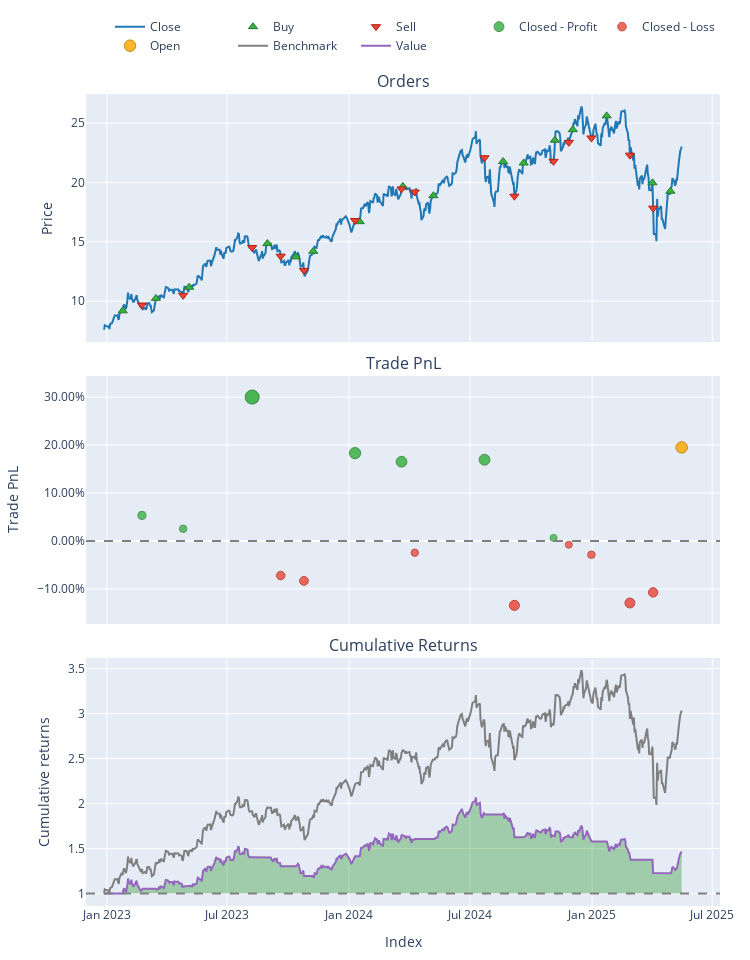
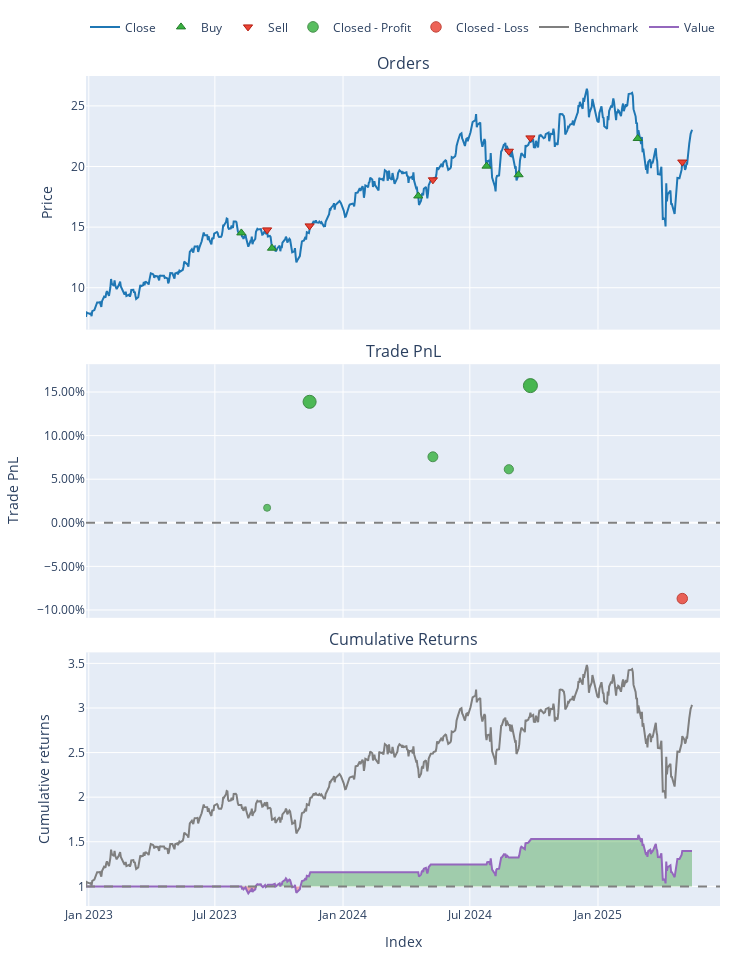
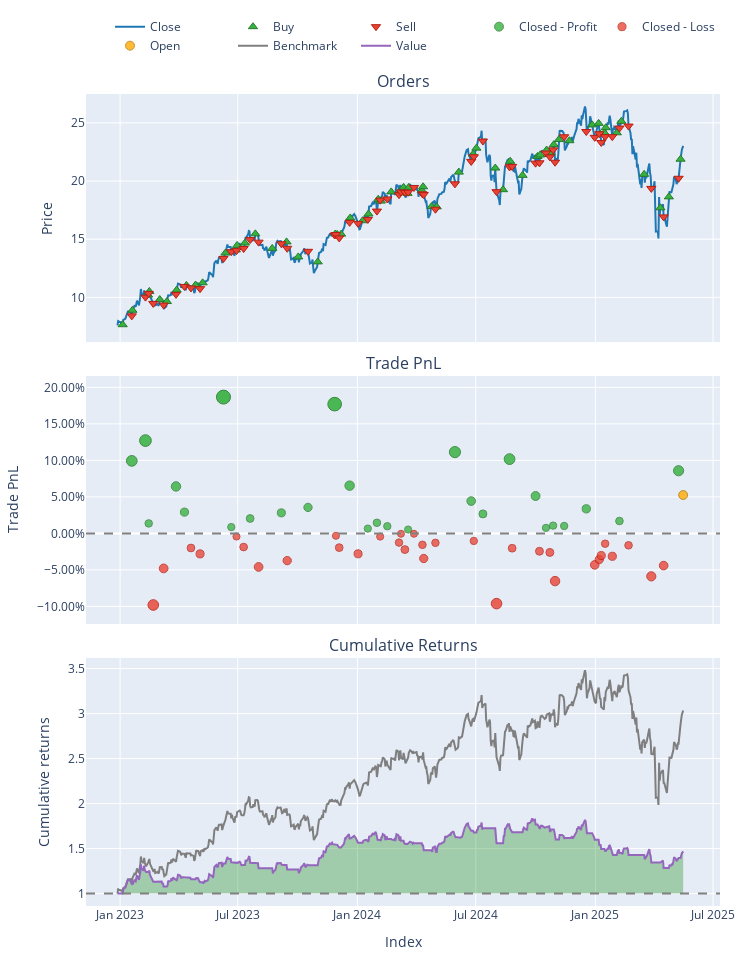
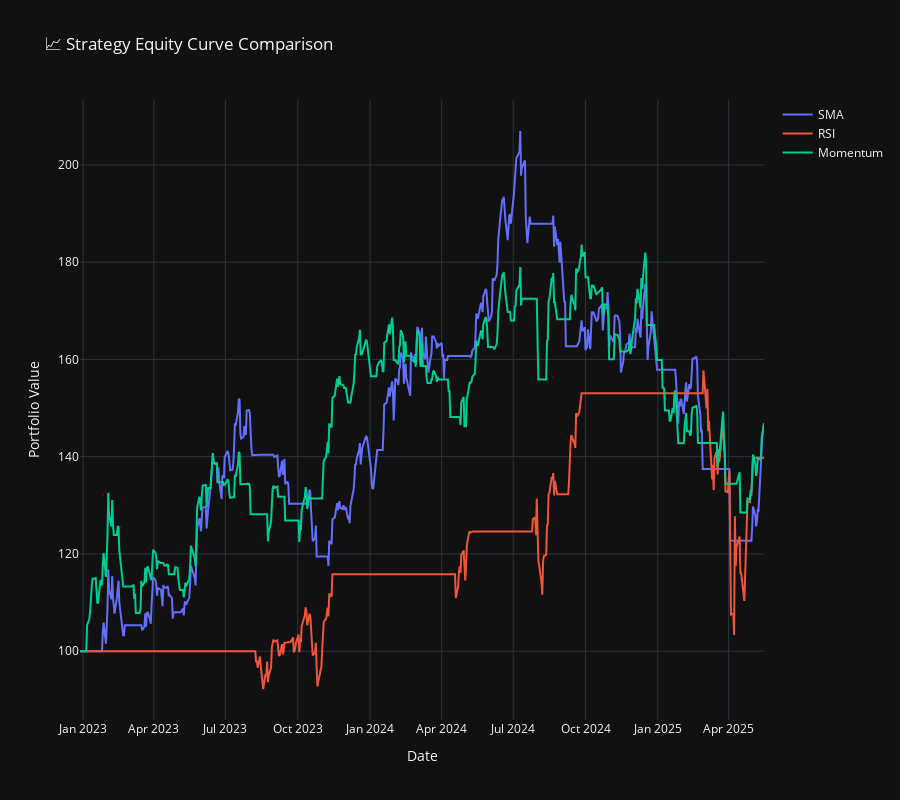

Source (notebook cell) for these figures, in order:
### Markdown cell above
# Compare and Evaluate Section

### Code cell
run_plot(  
    SMA=sma,
    RSI=rsi,
    Momentum=mom)

compare_strategies(
    SMA=sma,
    RSI=rsi,
    Momentum=mom
).show()

### Figure 1 — Plotly figure (JSON) as saved in the notebook; plotly's stock layout.template omitted (floating-point values rounded to 4 significant figures; data arrays with more than 128 entries replaced by an {"elided": "..."} marker saying what was removed)
{"data": [{"legendgroup": "0", "line": {"color": "#1f77b4"}, "name": "Close", "showlegend": true, "type": "scatter", "uid": "895ba44c-3edd-43f4-b50b-894e1e116e89", "x": {"elided": "600 str values"}, "xaxis": "x", "y": {"elided": "600 float values"}, "yaxis": "y"}, {"customdata": [[0, 10.89, 0], [2, 10.3, 0], [4, 9.67, 0], [6, 9.449, 0], [8, 9.49, 0], [10, 8.414, 0], [12, 8.465, 0], [14, 8.37, 0], [16, 8.507, 0], [18, 8.632, 0], [20, 7.516, 0], [22, 6.948, 0], [24, 6.644, 0], [26, 6.162, 0], [28, 6.881, 0], [30, 6.37, 0]], "hovertemplate": "Order Id: %{customdata[0]}<br>Timestamp: %{x}<br>Price: %{y}<br>Size: %{customdata[1]:.6f}<br>Fees: %{customdata[2]:.6f}", "legendgroup": "1", "marker": {"color": "#37B13F", "line": {"color": "rgb(38,123,44)", "width": 1}, "size": 8, "symbol": "triangle-up"}, "mode": "markers", "name": "Buy", "type": "scatter", "uid": "ce5070ff-072a-46f6-981b-4baf90064ec0", "x": ["2023-01-25T00:00:00", "2023-03-16T00:00:00", "2023-05-05T00:00:00", "2023-08-31T00:00:00", "2023-10-13T00:00:00", "2023-11-08T00:00:00", "2024-01-17T00:00:00", "2024-03-22T00:00:00", "2024-05-07T00:00:00", "2024-08-20T00:00:00", "2024-09-20T00:00:00", "2024-11-06T00:00:00", "2024-12-03T00:00:00", "2025-01-23T00:00:00", "2025-04-02T00:00:00", "2025-04-29T00:00:00"], "xaxis": "x", "y": [9.18, 10.23, 11.17, 14.86, 13.73, 14.2, 16.7, 19.68, 18.89, 21.77, 21.65, 23.57, 24.46, 25.62, 19.98, 19.27], "yaxis": "y"}, {"customdata": [[1, 10.89, 0], [3, 10.3, 0], [5, 9.67, 0], [7, 9.449, 0], [9, 9.49, 0], [11, 8.414, 0], [13, 8.465, 0], [15, 8.37, 0], [17, 8.507, 0], [19, 8.632, 0], [21, 7.516, 0], [23, 6.948, 0], [25, 6.644, 0], [27, 6.162, 0], [29, 6.881, 0]], "hovertemplate": "Order Id: %{customdata[0]}<br>Timestamp: %{x}<br>Price: %{y}<br>Size: %{customdata[1]:.6f}<br>Fees: %{customdata[2]:.6f}", "legendgroup": "2", "marker": {"color": "#EA4335", "line": {"color": "rgb(181,31,18)", "width": 1}, "size": 8, "symbol": "triangle-down"}, "mode": "markers", "name": "Sell", "type": "scatter", "uid": "5ed952c7-2381-4db9-b534-32ae8c337b9d", "x": ["2023-02-23T00:00:00", "2023-04-26T00:00:00", "2023-08-08T00:00:00", "2023-09-20T00:00:00", "2023-10-25T00:00:00", "2024-01-10T00:00:00", "2024-03-20T00:00:00", "2024-04-09T00:00:00", "2024-07-23T00:00:00", "2024-09-06T00:00:00", "2024-11-04T00:00:00", "2024-11-27T00:00:00", "2024-12-31T00:00:00", "2025-02-27T00:00:00", "2025-04-03T00:00:00"], "xaxis": "x", "y": [9.67, 10.49, 14.52, 13.79, 12.59, 16.8, 19.46, 19.2, 22.09, 18.85, 21.79, 23.39, 23.76, 22.31, 17.84], "yaxis": "y"}, {"customdata": [[0, 0, 5.338, 0.05338], [1, 1, 2.677, 0.02542], [2, 2, 32.39, 0.2999], [5, 5, 21.88, 0.1831], [6, 6, 23.36, 0.1653], [8, 8, 27.22, 0.1694], [10, 10, 1.052, 0.006467]], "hovertemplate": "Exit Trade Id: %{customdata[0]}<br>Position Id: %{customdata[1]}<br>Exit Timestamp: %{x}<br>PnL: %{customdata[2]:.6f}<br>Return: %{customdata[3]:.2%}", "legendgroup": "3", "marker": {"color": "#37B13F", "line": {"color": "rgb(38,123,44)", "width": 1}, "opacity": [0.774, 0.7597, 0.9, 0.8403, 0.8312, 0.8333, 0.75], "size": [8.119, 7.452, 14, 11.21, 10.79, 10.89, 7], "symbol": "circle"}, "mode": "markers", "name": "Closed - Profit", "type": "scatter", "uid": "0265ee1f-325d-46f4-8e57-98b899db9c16", "x": ["2023-02-23T00:00:00", "2023-04-26T00:00:00", "2023-08-08T00:00:00", "2024-01-10T00:00:00", "2024-03-20T00:00:00", "2024-07-23T00:00:00", "2024-11-04T00:00:00"], "xaxis": "x2", "y": [0.05338, 0.02542, 0.2999, 0.1831, 0.1653, 0.1694, 0.006467], "yaxis": "y2"}, {"customdata": [[3, 3, -10.11, -0.07201], [4, 4, -10.82, -0.08303], [7, 7, -4.018, -0.02439], [9, 9, -25.21, -0.1341], [11, 11, -1.251, -0.007637], [12, 12, -4.651, -0.02862], [13, 13, -20.4, -0.1292], [14, 14, -14.72, -0.1071]], "hovertemplate": "Exit Trade Id: %{customdata[0]}<br>Position Id: %{customdata[1]}<br>Exit Timestamp: %{x}<br>PnL: %{customdata[2]:.6f}<br>Return: %{customdata[3]:.2%}", "legendgroup": "4", "marker": {"color": "#EA4335", "line": {"color": "rgb(181,31,18)", "width": 1}, "opacity": [0.7835, 0.7891, 0.7592, 0.8153, 0.7506, 0.7613, 0.8127, 0.8014], "size": [8.563, 8.826, 7.428, 10.05, 7.028, 7.528, 9.928, 9.401], "symbol": "circle"}, "mode": "markers", "name": "Closed - Loss", "type": "scatter", "uid": "5d43b000-adac-489a-bca5-a8f1ff10e96e", "x": ["2023-09-20T00:00:00", "2023-10-25T00:00:00", "2024-04-09T00:00:00", "2024-09-06T00:00:00", "2024-11-27T00:00:00", "2024-12-31T00:00:00", "2025-02-27T00:00:00", "2025-04-03T00:00:00"], "xaxis": "x2", "y": [-0.07201, -0.08303, -0.02439, -0.1341, -0.007637, -0.02862, -0.1292, -0.1071], "yaxis": "y2"}, {"customdata": [[15, 15, 23.95, 0.1951]], "hovertemplate": "Exit Trade Id: %{customdata[0]}<br>Position Id: %{customdata[1]}<br>Exit Timestamp: %{x}<br>PnL: %{customdata[2]:.6f}<br>Return: %{customdata[3]:.2%}", "legendgroup": "5", "marker": {"color": "#FFAA00", "line": {"color": "rgb(178,118,0)", "width": 1}, "opacity": [0.8464], "size": [11.5], "symbol": "circle"}, "mode": "markers", "name": "Open", "type": "scatter", "uid": "cd84bb08-7700-4958-967d-42789c280e93", "x": ["2025-05-16T00:00:00"], "xaxis": "x2", "y": [0.1951], "yaxis": "y2"}, {"legendgroup": "6", "line": {"color": "#7f7f7f"}, "name": "Benchmark", "showlegend": true, "type": "scatter", "uid": "8623d146-86b8-4063-b24b-10f50927af32", "x": {"elided": "600 str values"}, "xaxis": "x3", "y": {"elided": "600 float values"}, "yaxis": "y3"}, {"hoverinfo": "skip", "legendgroup": "7", "line": {"color": "rgba(0, 0, 0, 0)", "width": 0}, "opacity": 0, "showlegend": false, "type": "scatter", "uid": "9663f788-fe99-4487-8f07-1d2d32a3b946", "x": {"elided": "600 str values"}, "xaxis": "x3", "y": {"elided": "600 int values"}, "yaxis": "y3"}, {"connectgaps": false, "fill": "tonexty", "fillcolor": "rgba(0, 128, 0, 0.3)", "hoverinfo": "skip", "legendgroup": "7", "line": {"color": "rgba(0, 0, 0, 0)", "width": 0}, "opacity": 0, "showlegend": false, "type": "scatter", "uid": "f4731667-b371-499b-b1b7-c9d8c36eb23a", "x": {"elided": "600 str values"}, "xaxis": "x3", "y": {"elided": "600 float values"}, "yaxis": "y3"}, {"legendgroup": "8", "line": {"color": "#9467bd"}, "name": "Value", "showlegend": true, "type": "scatter", "uid": "8ebcd3a7-ad7a-4f45-a30a-5f89c281678f", "x": {"elided": "600 str values"}, "xaxis": "x3", "y": {"elided": "600 float values"}, "yaxis": "y3"}, {"hoverinfo": "skip", "legendgroup": "7", "line": {"color": "rgba(0, 0, 0, 0)", "width": 0}, "opacity": 0, "showlegend": false, "type": "scatter", "uid": "e501da38-1b16-421c-9ee7-5c3a152bbb39", "x": {"elided": "600 str values"}, "xaxis": "x3", "y": {"elided": "600 int values"}, "yaxis": "y3"}], "layout": {"annotations": [{"font": {"size": 16}, "showarrow": false, "text": "Orders", "x": 0.5, "xanchor": "center", "xref": "paper", "y": 1, "yanchor": "bottom", "yref": "paper"}, {"font": {"size": 16}, "showarrow": false, "text": "Trade PnL", "x": 0.5, "xanchor": "center", "xref": "paper", "y": 0.6528, "yanchor": "bottom", "yref": "paper"}, {"font": {"size": 16}, "showarrow": false, "text": "Cumulative Returns", "x": 0.5, "xanchor": "center", "xref": "paper", "y": 0.3056, "yanchor": "bottom", "yref": "paper"}], "height": 960, "legend": {"orientation": "h", "traceorder": "normal", "x": 1, "xanchor": "right", "y": 1.042, "yanchor": "bottom"}, "margin": {"b": 30, "l": 30, "r": 30, "t": 30}, "shapes": [{"line": {"color": "gray", "dash": "dash"}, "type": "line", "x0": 0, "x1": 1, "xref": "paper", "y0": 0, "y1": 0, "yref": "y2"}, {"line": {"color": "gray", "dash": "dash"}, "type": "line", "x0": 0, "x1": 1, "xref": "paper", "y0": 1, "y1": 1, "yref": "y3"}], "showlegend": true, "width": 750, "xaxis": {"anchor": "y", "domain": [0, 1], "matches": "x3", "showticklabels": false}, "xaxis2": {"anchor": "y2", "domain": [0, 1], "matches": "x3", "showticklabels": false}, "xaxis3": {"anchor": "y3", "domain": [0, 1], "title": {"text": "Index"}}, "yaxis": {"anchor": "x", "domain": [0.6944, 1], "title": {"text": "Price"}}, "yaxis2": {"anchor": "x2", "domain": [0.3472, 0.6528], "tickformat": ".2%", "title": {"text": "Trade PnL"}}, "yaxis3": {"anchor": "x3", "domain": [0, 0.3056], "title": {"text": "Cumulative returns"}}}}

### Figure 2 — Plotly figure (JSON) as saved in the notebook; plotly's stock layout.template omitted (floating-point values rounded to 4 significant figures; data arrays with more than 128 entries replaced by an {"elided": "..."} marker saying what was removed)
{"data": [{"legendgroup": "0", "line": {"color": "#1f77b4"}, "name": "Close", "showlegend": true, "type": "scatter", "uid": "76ea0edd-3cda-4fa6-aebe-60ab6c678120", "x": {"elided": "600 str values"}, "xaxis": "x", "y": {"elided": "600 float values"}, "yaxis": "y"}, {"customdata": [[0, 6.887, 0], [2, 7.671, 0], [4, 6.593, 0], [6, 6.221, 0], [8, 6.846, 0], [10, 6.861, 0]], "hovertemplate": "Order Id: %{customdata[0]}<br>Timestamp: %{x}<br>Price: %{y}<br>Size: %{customdata[1]:.6f}<br>Fees: %{customdata[2]:.6f}", "legendgroup": "1", "marker": {"color": "#37B13F", "line": {"color": "rgb(38,123,44)", "width": 1}, "size": 8, "symbol": "triangle-up"}, "mode": "markers", "name": "Buy", "type": "scatter", "uid": "f85e19d3-196b-4a1c-8107-9dbe37c6201d", "x": ["2023-08-08T00:00:00", "2023-09-21T00:00:00", "2024-04-18T00:00:00", "2024-07-25T00:00:00", "2024-09-09T00:00:00", "2025-02-27T00:00:00"], "xaxis": "x", "y": [14.52, 13.26, 17.57, 20.03, 19.32, 22.31], "yaxis": "y"}, {"customdata": [[1, 6.887, 0], [3, 7.671, 0], [5, 6.593, 0], [7, 6.221, 0], [9, 6.846, 0], [11, 6.861, 0]], "hovertemplate": "Order Id: %{customdata[0]}<br>Timestamp: %{x}<br>Price: %{y}<br>Size: %{customdata[1]:.6f}<br>Fees: %{customdata[2]:.6f}", "legendgroup": "2", "marker": {"color": "#EA4335", "line": {"color": "rgb(181,31,18)", "width": 1}, "size": 8, "symbol": "triangle-down"}, "mode": "markers", "name": "Sell", "type": "scatter", "uid": "9bbee922-e3e1-4595-b2ce-ce27561ce0ff", "x": ["2023-09-14T00:00:00", "2023-11-14T00:00:00", "2024-05-09T00:00:00", "2024-08-26T00:00:00", "2024-09-26T00:00:00", "2025-05-02T00:00:00"], "xaxis": "x", "y": [14.77, 15.1, 18.9, 21.26, 22.36, 20.37], "yaxis": "y"}, {"customdata": [[0, 0, 1.722, 0.01722], [1, 1, 14.12, 0.1388], [2, 2, 8.769, 0.0757], [3, 3, 7.652, 0.06141], [4, 4, 20.81, 0.1573]], "hovertemplate": "Exit Trade Id: %{customdata[0]}<br>Position Id: %{customdata[1]}<br>Exit Timestamp: %{x}<br>PnL: %{customdata[2]:.6f}<br>Return: %{customdata[3]:.2%}", "legendgroup": "3", "marker": {"color": "#37B13F", "line": {"color": "rgb(38,123,44)", "width": 1}, "opacity": [0.75, 0.8801, 0.8126, 0.7973, 0.9], "size": [7, 13.07, 9.921, 9.207, 14], "symbol": "circle"}, "mode": "markers", "name": "Closed - Profit", "type": "scatter", "uid": "052e28b4-4bc9-4e87-b9b7-7be8c00b42a6", "x": ["2023-09-14T00:00:00", "2023-11-14T00:00:00", "2024-05-09T00:00:00", "2024-08-26T00:00:00", "2024-09-26T00:00:00"], "xaxis": "x2", "y": [0.01722, 0.1388, 0.0757, 0.06141, 0.1573], "yaxis": "y2"}, {"customdata": [[5, 5, -13.31, -0.08696]], "hovertemplate": "Exit Trade Id: %{customdata[0]}<br>Position Id: %{customdata[1]}<br>Exit Timestamp: %{x}<br>PnL: %{customdata[2]:.6f}<br>Return: %{customdata[3]:.2%}", "legendgroup": "4", "marker": {"color": "#EA4335", "line": {"color": "rgb(181,31,18)", "width": 1}, "opacity": [0.8246], "size": [10.48], "symbol": "circle"}, "mode": "markers", "name": "Closed - Loss", "type": "scatter", "uid": "ed4873d4-d6ff-4cca-9c34-72f7e71e79fe", "x": ["2025-05-02T00:00:00"], "xaxis": "x2", "y": [-0.08696], "yaxis": "y2"}, {"legendgroup": "5", "line": {"color": "#7f7f7f"}, "name": "Benchmark", "showlegend": true, "type": "scatter", "uid": "6002389f-0082-489a-a0bf-d8ccd4525e20", "x": {"elided": "600 str values"}, "xaxis": "x3", "y": {"elided": "600 float values"}, "yaxis": "y3"}, {"hoverinfo": "skip", "legendgroup": "6", "line": {"color": "rgba(0, 0, 0, 0)", "width": 0}, "opacity": 0, "showlegend": false, "type": "scatter", "uid": "7c8ee870-8e53-4fa3-8e26-c2197b5d9ffb", "x": {"elided": "600 str values"}, "xaxis": "x3", "y": {"elided": "600 int values"}, "yaxis": "y3"}, {"connectgaps": false, "fill": "tonexty", "fillcolor": "rgba(0, 128, 0, 0.3)", "hoverinfo": "skip", "legendgroup": "6", "line": {"color": "rgba(0, 0, 0, 0)", "width": 0}, "opacity": 0, "showlegend": false, "type": "scatter", "uid": "9b76d7f7-ba76-4439-84d6-13ca02c08b5a", "x": {"elided": "600 str values"}, "xaxis": "x3", "y": {"elided": "600 float values"}, "yaxis": "y3"}, {"hoverinfo": "skip", "legendgroup": "6", "line": {"color": "rgba(0, 0, 0, 0)", "width": 0}, "opacity": 0, "showlegend": false, "type": "scatter", "uid": "17a27e12-a813-4ce6-9d73-b5b84e366839", "x": {"elided": "600 str values"}, "xaxis": "x3", "y": {"elided": "600 int values"}, "yaxis": "y3"}, {"connectgaps": false, "fill": "tonexty", "fillcolor": "rgba(255, 0, 0, 0.3)", "hoverinfo": "skip", "legendgroup": "6", "line": {"color": "rgba(0, 0, 0, 0)", "width": 0}, "opacity": 0, "showlegend": false, "type": "scatter", "uid": "2a78b700-ba89-40a4-9edb-3eab35107ac4", "x": {"elided": "600 str values"}, "xaxis": "x3", "y": {"elided": "600 float values"}, "yaxis": "y3"}, {"legendgroup": "7", "line": {"color": "#9467bd"}, "name": "Value", "showlegend": true, "type": "scatter", "uid": "9f58b5fe-5c4d-4841-b416-da7ab4b494b6", "x": {"elided": "600 str values"}, "xaxis": "x3", "y": {"elided": "600 float values"}, "yaxis": "y3"}, {"hoverinfo": "skip", "legendgroup": "6", "line": {"color": "rgba(0, 0, 0, 0)", "width": 0}, "opacity": 0, "showlegend": false, "type": "scatter", "uid": "04586d77-ea40-4bfa-91b1-6d04d66f6b04", "x": {"elided": "600 str values"}, "xaxis": "x3", "y": {"elided": "600 int values"}, "yaxis": "y3"}], "layout": {"annotations": [{"font": {"size": 16}, "showarrow": false, "text": "Orders", "x": 0.5, "xanchor": "center", "xref": "paper", "y": 1, "yanchor": "bottom", "yref": "paper"}, {"font": {"size": 16}, "showarrow": false, "text": "Trade PnL", "x": 0.5, "xanchor": "center", "xref": "paper", "y": 0.6528, "yanchor": "bottom", "yref": "paper"}, {"font": {"size": 16}, "showarrow": false, "text": "Cumulative Returns", "x": 0.5, "xanchor": "center", "xref": "paper", "y": 0.3056, "yanchor": "bottom", "yref": "paper"}], "height": 960, "legend": {"orientation": "h", "traceorder": "normal", "x": 1, "xanchor": "right", "y": 1.042, "yanchor": "bottom"}, "margin": {"b": 30, "l": 30, "r": 30, "t": 30}, "shapes": [{"line": {"color": "gray", "dash": "dash"}, "type": "line", "x0": 0, "x1": 1, "xref": "paper", "y0": 0, "y1": 0, "yref": "y2"}, {"line": {"color": "gray", "dash": "dash"}, "type": "line", "x0": 0, "x1": 1, "xref": "paper", "y0": 1, "y1": 1, "yref": "y3"}], "showlegend": true, "width": 750, "xaxis": {"anchor": "y", "domain": [0, 1], "matches": "x3", "showticklabels": false}, "xaxis2": {"anchor": "y2", "domain": [0, 1], "matches": "x3", "showticklabels": false}, "xaxis3": {"anchor": "y3", "domain": [0, 1], "title": {"text": "Index"}}, "yaxis": {"anchor": "x", "domain": [0.6944, 1], "title": {"text": "Price"}}, "yaxis2": {"anchor": "x2", "domain": [0.3472, 0.6528], "tickformat": ".2%", "title": {"text": "Trade PnL"}}, "yaxis3": {"anchor": "x3", "domain": [0, 0.3056], "title": {"text": "Cumulative returns"}}}}

### Figure 3 — Plotly figure (JSON) as saved in the notebook; plotly's stock layout.template omitted (floating-point values rounded to 4 significant figures; data arrays with more than 128 entries replaced by an {"elided": "..."} marker saying what was removed)
{"data": [{"legendgroup": "0", "line": {"color": "#1f77b4"}, "name": "Close", "showlegend": true, "type": "scatter", "uid": "c34eba44-f238-49bf-9f20-e8a3ecc8009b", "x": {"elided": "600 str values"}, "xaxis": "x", "y": {"elided": "600 float values"}, "yaxis": "y"}, {"customdata": {"elided": "61x3 float values"}, "hovertemplate": "Order Id: %{customdata[0]}<br>Timestamp: %{x}<br>Price: %{y}<br>Size: %{customdata[1]:.6f}<br>Fees: %{customdata[2]:.6f}", "legendgroup": "1", "marker": {"color": "#37B13F", "line": {"color": "rgb(38,123,44)", "width": 1}, "size": 8, "symbol": "triangle-up"}, "mode": "markers", "name": "Buy", "type": "scatter", "uid": "fb409655-2617-411c-a5c0-97c7ee155933", "x": ["2023-01-05T00:00:00", "2023-01-20T00:00:00", "2023-02-13T00:00:00", "2023-02-15T00:00:00", "2023-03-03T00:00:00", "2023-03-14T00:00:00", "2023-03-29T00:00:00", "2023-04-13T00:00:00", "2023-04-27T00:00:00", "2023-05-08T00:00:00", "2023-06-12T00:00:00", "2023-06-28T00:00:00", "2023-06-30T00:00:00", "2023-07-12T00:00:00", "2023-07-28T00:00:00", "2023-08-23T00:00:00", "2023-09-14T00:00:00", "2023-10-02T00:00:00", "2023-11-01T00:00:00", "2023-11-28T00:00:00", "2023-12-01T00:00:00", "2023-12-07T00:00:00", "2023-12-21T00:00:00", "2024-01-09T00:00:00", "2024-01-18T00:00:00", "2024-02-02T00:00:00", "2024-02-06T00:00:00", "2024-02-22T00:00:00", "2024-03-06T00:00:00", "2024-03-12T00:00:00", "2024-03-18T00:00:00", "2024-03-20T00:00:00", "2024-04-09T00:00:00", "2024-04-11T00:00:00", "2024-04-24T00:00:00", "2024-05-02T00:00:00", "2024-06-05T00:00:00", "2024-06-27T00:00:00", "2024-07-02T00:00:00", "2024-07-31T00:00:00", "2024-08-12T00:00:00", "2024-08-23T00:00:00", "2024-09-11T00:00:00", "2024-10-04T00:00:00", "2024-10-08T00:00:00", "2024-10-18T00:00:00", "2024-10-24T00:00:00", "2024-10-29T00:00:00", "2024-11-06T00:00:00", "2024-11-22T00:00:00", "2024-12-27T00:00:00", "2025-01-06T00:00:00", "2025-01-08T00:00:00", "2025-01-15T00:00:00", "2025-01-17T00:00:00", "2025-02-03T00:00:00", "2025-02-10T00:00:00", "2025-03-17T00:00:00", "2025-04-11T00:00:00", "2025-04-24T00:00:00", "2025-05-12T00:00:00"], "xaxis": "x", "y": [7.65, 8.89, 10.2, 10.51, 9.81, 9.64, 10.63, 11.03, 11.06, 11.25, 13.81, 14.08, 14.47, 14.67, 15.46, 14.21, 14.77, 13.48, 13.05, 15.45, 15.41, 15.44, 16.83, 16.59, 17.17, 18.44, 18.28, 19.07, 19.08, 19.46, 18.94, 19.46, 19.2, 19.51, 17.81, 17.78, 20.77, 22.32, 22.83, 21.12, 19.26, 21.7, 20.49, 22.11, 22.24, 22.67, 22.44, 23.13, 23.57, 23.47, 24.83, 24.96, 24.05, 24.16, 24.59, 24.15, 25.14, 20.58, 17.7, 18.64, 21.88], "yaxis": "y"}, {"customdata": {"elided": "60x3 float values"}, "hovertemplate": "Order Id: %{customdata[0]}<br>Timestamp: %{x}<br>Price: %{y}<br>Size: %{customdata[1]:.6f}<br>Fees: %{customdata[2]:.6f}", "legendgroup": "2", "marker": {"color": "#EA4335", "line": {"color": "rgb(181,31,18)", "width": 1}, "size": 8, "symbol": "triangle-down"}, "mode": "markers", "name": "Sell", "type": "scatter", "uid": "6cc76e72-8a2b-414e-9844-04da99c3112b", "x": ["2023-01-19T00:00:00", "2023-02-09T00:00:00", "2023-02-14T00:00:00", "2023-02-21T00:00:00", "2023-03-09T00:00:00", "2023-03-28T00:00:00", "2023-04-10T00:00:00", "2023-04-20T00:00:00", "2023-05-04T00:00:00", "2023-06-09T00:00:00", "2023-06-21T00:00:00", "2023-06-29T00:00:00", "2023-07-10T00:00:00", "2023-07-20T00:00:00", "2023-08-02T00:00:00", "2023-09-06T00:00:00", "2023-09-15T00:00:00", "2023-10-17T00:00:00", "2023-11-27T00:00:00", "2023-11-29T00:00:00", "2023-12-04T00:00:00", "2023-12-20T00:00:00", "2024-01-02T00:00:00", "2024-01-17T00:00:00", "2024-01-31T00:00:00", "2024-02-05T00:00:00", "2024-02-16T00:00:00", "2024-03-05T00:00:00", "2024-03-08T00:00:00", "2024-03-14T00:00:00", "2024-03-19T00:00:00", "2024-03-28T00:00:00", "2024-04-10T00:00:00", "2024-04-12T00:00:00", "2024-04-30T00:00:00", "2024-05-30T00:00:00", "2024-06-24T00:00:00", "2024-06-28T00:00:00", "2024-07-12T00:00:00", "2024-08-02T00:00:00", "2024-08-22T00:00:00", "2024-08-26T00:00:00", "2024-10-01T00:00:00", "2024-10-07T00:00:00", "2024-10-17T00:00:00", "2024-10-23T00:00:00", "2024-10-28T00:00:00", "2024-10-31T00:00:00", "2024-11-14T00:00:00", "2024-12-18T00:00:00", "2024-12-31T00:00:00", "2025-01-07T00:00:00", "2025-01-10T00:00:00", "2025-01-16T00:00:00", "2025-01-27T00:00:00", "2025-02-07T00:00:00", "2025-02-21T00:00:00", "2025-03-28T00:00:00", "2025-04-16T00:00:00", "2025-05-09T00:00:00"], "xaxis": "x", "y": [8.41, 10.02, 10.34, 9.48, 9.34, 10.26, 10.94, 10.81, 10.75, 13.35, 13.93, 14.02, 14.2, 14.97, 14.75, 14.61, 14.22, 13.96, 15.36, 15.4, 15.11, 16.45, 16.36, 16.7, 17.42, 18.36, 18.46, 18.83, 19.07, 19.03, 19.04, 19.45, 18.9, 18.84, 17.58, 19.76, 21.69, 22.09, 23.44, 19.09, 21.22, 21.26, 21.54, 21.57, 22.41, 22.08, 22.68, 21.62, 23.81, 24.26, 23.76, 24.07, 23.32, 23.82, 23.82, 24.56, 24.73, 19.37, 16.92, 20.24], "yaxis": "y"}, {"customdata": [[0, 0, 9.935, 0.09935], [1, 1, 13.97, 0.1271], [2, 2, 1.701, 0.01373], [5, 5, 6.938, 0.06432], [6, 6, 3.348, 0.02916], [9, 9, 21.01, 0.1867], [10, 10, 1.161, 0.008689], [13, 13, 2.692, 0.02045], [15, 15, 3.608, 0.02815], [17, 17, 4.518, 0.03561], [18, 18, 23.26, 0.177], [21, 21, 9.887, 0.06541], [23, 23, 1.038, 0.006631], [24, 24, 2.294, 0.01456], [26, 26, 1.567, 0.009847], [30, 30, 0.8191, 0.00528], [35, 35, 16.29, 0.1114], [36, 36, 7.2, 0.04429], [38, 38, 4.488, 0.02672], [40, 40, 15.87, 0.1018], [42, 42, 8.623, 0.05124], [44, 44, 1.319, 0.007644], [46, 46, 1.812, 0.0107], [48, 48, 1.629, 0.01018], [49, 49, 5.441, 0.03366], [55, 55, 2.424, 0.01698], [59, 59, 11.03, 0.08584]], "hovertemplate": "Exit Trade Id: %{customdata[0]}<br>Position Id: %{customdata[1]}<br>Exit Timestamp: %{x}<br>PnL: %{customdata[2]:.6f}<br>Return: %{customdata[3]:.2%}", "legendgroup": "3", "marker": {"color": "#37B13F", "line": {"color": "rgb(38,123,44)", "width": 1}, "opacity": [0.8296, 0.852, 0.7606, 0.8014, 0.7731, 0.9, 0.7566, 0.7661, 0.7723, 0.7783, 0.8922, 0.8023, 0.7549, 0.7613, 0.7575, 0.7538, 0.8393, 0.7853, 0.7711, 0.8316, 0.7909, 0.7557, 0.7582, 0.7578, 0.7767, 0.7633, 0.8188], "size": [10.72, 11.76, 7.497, 9.399, 8.077, 14, 7.307, 7.75, 8.039, 8.32, 13.64, 9.44, 7.23, 7.528, 7.351, 7.179, 11.17, 8.646, 7.985, 10.81, 8.908, 7.268, 7.383, 7.364, 8.246, 7.619, 10.21], "symbol": "circle"}, "mode": "markers", "name": "Closed - Profit", "type": "scatter", "uid": "f079965e-ff1e-40fe-bcd7-8d90582bc7a4", "x": ["2023-01-19T00:00:00", "2023-02-09T00:00:00", "2023-02-14T00:00:00", "2023-03-28T00:00:00", "2023-04-10T00:00:00", "2023-06-09T00:00:00", "2023-06-21T00:00:00", "2023-07-20T00:00:00", "2023-09-06T00:00:00", "2023-10-17T00:00:00", "2023-11-27T00:00:00", "2023-12-20T00:00:00", "2024-01-17T00:00:00", "2024-01-31T00:00:00", "2024-02-16T00:00:00", "2024-03-19T00:00:00", "2024-05-30T00:00:00", "2024-06-24T00:00:00", "2024-07-12T00:00:00", "2024-08-22T00:00:00", "2024-10-01T00:00:00", "2024-10-17T00:00:00", "2024-10-28T00:00:00", "2024-11-14T00:00:00", "2024-12-18T00:00:00", "2025-02-07T00:00:00", "2025-05-09T00:00:00"], "xaxis": "x2", "y": [0.09935, 0.1271, 0.01373, 0.06432, 0.02916, 0.1867, 0.008689, 0.02045, 0.02815, 0.03561, 0.177, 0.06541, 0.006631, 0.01456, 0.009847, 0.00528, 0.1114, 0.04429, 0.02672, 0.1018, 0.05124, 0.007644, 0.0107, 0.01018, 0.03366, 0.01698, 0.08584], "yaxis": "y2"}, {"customdata": {"elided": "33x4 float values"}, "hovertemplate": "Exit Trade Id: %{customdata[0]}<br>Position Id: %{customdata[1]}<br>Exit Timestamp: %{x}<br>PnL: %{customdata[2]:.6f}<br>Return: %{customdata[3]:.2%}", "legendgroup": "4", "marker": {"color": "#EA4335", "line": {"color": "rgb(181,31,18)", "width": 1}, "opacity": [0.8286, 0.7882, 0.7657, 0.7722, 0.753, 0.7646, 0.7866, 0.7796, 0.7522, 0.7653, 0.7721, 0.7531, 0.7597, 0.75, 0.7674, 0.75, 0.7622, 0.7773, 0.76, 0.7579, 0.827, 0.7659, 0.7693, 0.7706, 0.8022, 0.7843, 0.7783, 0.774, 0.7609, 0.7748, 0.7627, 0.797, 0.7851], "size": [10.67, 8.782, 7.731, 8.035, 7.141, 7.682, 8.708, 8.381, 7.102, 7.713, 8.031, 7.144, 7.454, 7.0, 7.812, 7, 7.568, 8.272, 7.466, 7.368, 10.6, 7.743, 7.899, 7.959, 9.436, 8.601, 8.322, 8.122, 7.51, 8.158, 7.594, 9.192, 8.638], "symbol": "circle"}, "mode": "markers", "name": "Closed - Loss", "type": "scatter", "uid": "131b0fed-115c-4a99-8e6f-156e9f61d5a4", "x": ["2023-02-21T00:00:00", "2023-03-09T00:00:00", "2023-04-20T00:00:00", "2023-05-04T00:00:00", "2023-06-29T00:00:00", "2023-07-10T00:00:00", "2023-08-02T00:00:00", "2023-09-15T00:00:00", "2023-11-29T00:00:00", "2023-12-04T00:00:00", "2024-01-02T00:00:00", "2024-02-05T00:00:00", "2024-03-05T00:00:00", "2024-03-08T00:00:00", "2024-03-14T00:00:00", "2024-03-28T00:00:00", "2024-04-10T00:00:00", "2024-04-12T00:00:00", "2024-04-30T00:00:00", "2024-06-28T00:00:00", "2024-08-02T00:00:00", "2024-08-26T00:00:00", "2024-10-07T00:00:00", "2024-10-23T00:00:00", "2024-10-31T00:00:00", "2024-12-31T00:00:00", "2025-01-07T00:00:00", "2025-01-10T00:00:00", "2025-01-16T00:00:00", "2025-01-27T00:00:00", "2025-02-21T00:00:00", "2025-03-28T00:00:00", "2025-04-16T00:00:00"], "xaxis": "x2", "y": [-0.098, -0.04791, -0.01995, -0.02803, -0.004261, -0.01866, -0.04592, -0.03724, -0.003236, -0.01947, -0.02793, -0.004338, -0.01259, -0.0005241, -0.0221, -0.0005139, -0.01563, -0.03434, -0.01291, -0.0103, -0.09612, -0.02028, -0.02442, -0.02603, -0.06528, -0.04309, -0.03566, -0.03035, -0.01407, -0.03131, -0.01631, -0.05879, -0.04407], "yaxis": "y2"}, {"customdata": [[60, 60, 7.334, 0.05256]], "hovertemplate": "Exit Trade Id: %{customdata[0]}<br>Position Id: %{customdata[1]}<br>Exit Timestamp: %{x}<br>PnL: %{customdata[2]:.6f}<br>Return: %{customdata[3]:.2%}", "legendgroup": "5", "marker": {"color": "#FFAA00", "line": {"color": "rgb(178,118,0)", "width": 1}, "opacity": [0.7919], "size": [8.957], "symbol": "circle"}, "mode": "markers", "name": "Open", "type": "scatter", "uid": "378eabef-37c1-4a46-9a6d-82bdcd4a0bd6", "x": ["2025-05-16T00:00:00"], "xaxis": "x2", "y": [0.05256], "yaxis": "y2"}, {"legendgroup": "6", "line": {"color": "#7f7f7f"}, "name": "Benchmark", "showlegend": true, "type": "scatter", "uid": "99b61565-3179-41a5-bed7-7cbed2081630", "x": {"elided": "600 str values"}, "xaxis": "x3", "y": {"elided": "600 float values"}, "yaxis": "y3"}, {"hoverinfo": "skip", "legendgroup": "7", "line": {"color": "rgba(0, 0, 0, 0)", "width": 0}, "opacity": 0, "showlegend": false, "type": "scatter", "uid": "465a2305-5c15-4af7-adfc-c341a0b0bfb9", "x": {"elided": "600 str values"}, "xaxis": "x3", "y": {"elided": "600 int values"}, "yaxis": "y3"}, {"connectgaps": false, "fill": "tonexty", "fillcolor": "rgba(0, 128, 0, 0.3)", "hoverinfo": "skip", "legendgroup": "7", "line": {"color": "rgba(0, 0, 0, 0)", "width": 0}, "opacity": 0, "showlegend": false, "type": "scatter", "uid": "838891f8-2e5d-455e-bafb-afe196a73378", "x": {"elided": "600 str values"}, "xaxis": "x3", "y": {"elided": "600 float values"}, "yaxis": "y3"}, {"legendgroup": "8", "line": {"color": "#9467bd"}, "name": "Value", "showlegend": true, "type": "scatter", "uid": "81c9f756-bb0b-470d-b29e-6ce2fa9bdd47", "x": {"elided": "600 str values"}, "xaxis": "x3", "y": {"elided": "600 float values"}, "yaxis": "y3"}, {"hoverinfo": "skip", "legendgroup": "7", "line": {"color": "rgba(0, 0, 0, 0)", "width": 0}, "opacity": 0, "showlegend": false, "type": "scatter", "uid": "41c40e9f-8d94-4f59-ab61-b7ac3322afb7", "x": {"elided": "600 str values"}, "xaxis": "x3", "y": {"elided": "600 int values"}, "yaxis": "y3"}], "layout": {"annotations": [{"font": {"size": 16}, "showarrow": false, "text": "Orders", "x": 0.5, "xanchor": "center", "xref": "paper", "y": 1, "yanchor": "bottom", "yref": "paper"}, {"font": {"size": 16}, "showarrow": false, "text": "Trade PnL", "x": 0.5, "xanchor": "center", "xref": "paper", "y": 0.6528, "yanchor": "bottom", "yref": "paper"}, {"font": {"size": 16}, "showarrow": false, "text": "Cumulative Returns", "x": 0.5, "xanchor": "center", "xref": "paper", "y": 0.3056, "yanchor": "bottom", "yref": "paper"}], "height": 960, "legend": {"orientation": "h", "traceorder": "normal", "x": 1, "xanchor": "right", "y": 1.042, "yanchor": "bottom"}, "margin": {"b": 30, "l": 30, "r": 30, "t": 30}, "shapes": [{"line": {"color": "gray", "dash": "dash"}, "type": "line", "x0": 0, "x1": 1, "xref": "paper", "y0": 0, "y1": 0, "yref": "y2"}, {"line": {"color": "gray", "dash": "dash"}, "type": "line", "x0": 0, "x1": 1, "xref": "paper", "y0": 1, "y1": 1, "yref": "y3"}], "showlegend": true, "width": 750, "xaxis": {"anchor": "y", "domain": [0, 1], "matches": "x3", "showticklabels": false}, "xaxis2": {"anchor": "y2", "domain": [0, 1], "matches": "x3", "showticklabels": false}, "xaxis3": {"anchor": "y3", "domain": [0, 1], "title": {"text": "Index"}}, "yaxis": {"anchor": "x", "domain": [0.6944, 1], "title": {"text": "Price"}}, "yaxis2": {"anchor": "x2", "domain": [0.3472, 0.6528], "tickformat": ".2%", "title": {"text": "Trade PnL"}}, "yaxis3": {"anchor": "x3", "domain": [0, 0.3056], "title": {"text": "Cumulative returns"}}}}

### Figure 4 — Plotly figure (JSON) as saved in the notebook; plotly's stock layout.template omitted (floating-point values rounded to 4 significant figures; data arrays with more than 128 entries replaced by an {"elided": "..."} marker saying what was removed)
{"data": [{"mode": "lines", "name": "SMA", "type": "scatter", "x": {"elided": "600 str values"}, "y": {"elided": "600 float values"}}, {"mode": "lines", "name": "RSI", "type": "scatter", "x": {"elided": "600 str values"}, "y": {"elided": "600 float values"}}, {"mode": "lines", "name": "Momentum", "type": "scatter", "x": {"elided": "600 str values"}, "y": {"elided": "600 float values"}}], "layout": {"height": 800, "title": {"text": "📈 Strategy Equity Curve Comparison"}, "xaxis": {"title": {"text": "Date"}}, "yaxis": {"title": {"text": "Portfolio Value"}}}}
